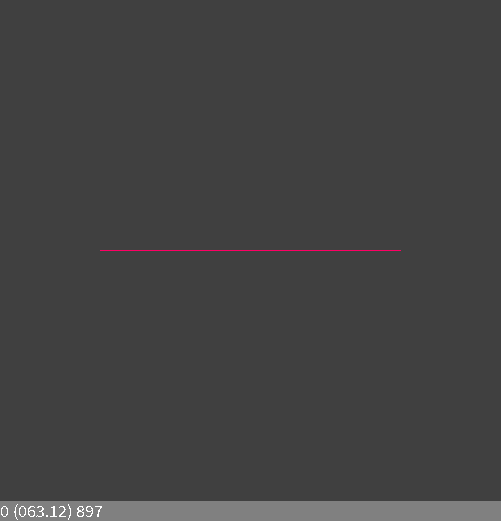
Frame 1 (no input)
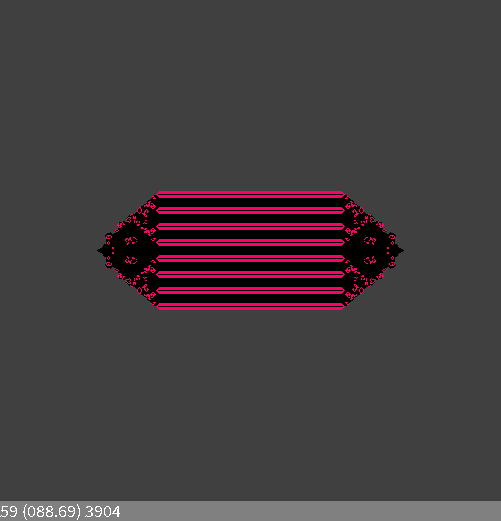
Frame 60 (the mouse pressed at the canvas centre just before this capture)
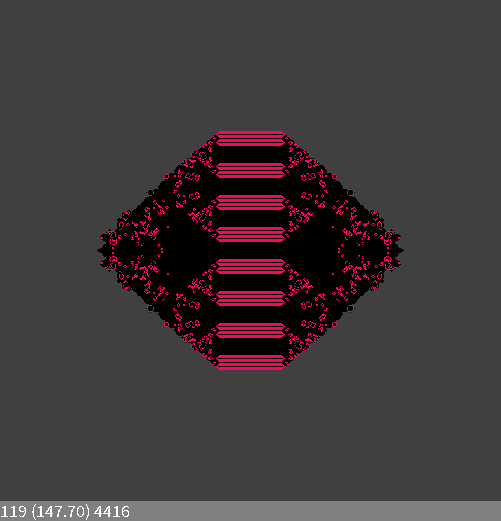
Frame 120 (the mouse held since frame 60 and released just before this capture)

The Processing sketch that drew these frames (run headless with seeded random() and noise(); from frame 60 on, the mouse is pressed at the canvas centre):

// Processing sketch: synchronic2DoflifeCpp
// ── synchronic2DoflifeCpp.pde
/// "Min-Opt-Max neighbors": Not too many neighbors, but not too few, but OPTIMAL!
/// TWO-dimensional, SYNCHRONOUS, vonNeuman/Moore, deterministic cellular automaton
//*//////////////////////////////////////////////////////////////////////////////////
// See 233 (Conways Game of Life) or 123 & 234 - much more "biological"

final int     WorldSide=501;  ///< How many cells do we want in one line?
final boolean sync=true;      ///< Synchronous or asynchronous update    !!!!!!!

final float   Dens=150.15;    ///< When >=1, simetric horizontal line is created
final int     MinN=2;         ///< Minimal number of neighbors required
final int     OptN=3;         ///< The number of neighbors needed to revive the cell
final int     MaxN=3;         ///< Maximal number of neighbors required
final boolean withM=true;     ///< With Moore neighbors

final boolean traceVA=true;   ///< virgin areas trace ON/OFF
int FR=999;                   ///< globally visible

int[][] WorldOld=new int[WorldSide][WorldSide]; ///< We need two arrays for the old  
int[][] WorldNew=new int[WorldSide][WorldSide]; ///< and new state of the simulation

void setup()
{
  size(501,521);    //square window
  background(64);
  noSmooth();
  frameRate( FR>0 ? FR : Dens );  

  initialisation();
}

int t=0; ///< steps counter as "time"

void draw()
{  
   if(sync)
   {
     visualisationSY(); //Visualisation for synchronous mode
     synchronicStep();
   } 
   else
   {
     visualisationAS(); //Visualisation for asynchronous mode
     stepMonteCarlo();
   }
   
   status(); //Status bar
   t++; //The next generation/step/year
}

void status() ///< globally visible
{
   fill(128);noStroke();
   rect(0,height-20,width,20);
   
   fill(255);textSize(18);textAlign(LEFT,BOTTOM);
   text(t+" ("+ nf(frameRate,3,2) +") "+liveCounter,0,height);
}

void initialisation() ///< globally visible
{
  if(Dens<1)
  {
   for(int i=0;i<WorldSide;i++) //Initialisation
    for(int j=0;j<WorldSide;j++)
    {
      if(!traceVA) 
          WorldNew[i][j]=-1; //Something different from any possible state
      
      if(random(1.0)<Dens)
        WorldOld[i][j]=1;
    }
  }
  else
  {  // Initialisation for testing an emergent properties of CA
     int off=-0;
     for(int j=1;j<Dens;j++)
     {
        WorldOld[off+WorldSide/2][off+WorldSide/2+j]=1;
        WorldOld[off+WorldSide/2][off+WorldSide/2-j]=1;
     }
     WorldOld[off+WorldSide/2][off+WorldSide/2]=1;
  }
}

void visualisationSY() ///< globally visible
{
  for(int i=0;i<WorldSide;i++)
   for(int j=0;j<WorldSide;j++)
    if( WorldOld[i][j] != WorldNew[i][j] ) //now WorldNew have step-1 content!!!
    {
      if(WorldOld[i][j]>0) 
        stroke(255,0,100);
      else           
        stroke(0);
      point(j,i); //the horizontal dimension of the array is the SECOND index
    }
}

void visualisationAS() ///< globally visible
{
  for(int i=0;i<WorldSide;i++)
   for(int j=0;j<WorldSide;j++)
    if(WorldNew[i][j] == -1 )
    {
      if(WorldOld[i][j]>0) 
        stroke(255,0,100);
      else         
        stroke(0);
      point(j,i); //the horizontal dimension of the array is the SECOND index
      WorldNew[i][j]=1; //READY
    }
}

int liveCounter=0;  ///< globally visible. The only statistics for the model so far.

void synchronicStep() ///< globally visible
{
  liveCounter=0; //Reset the only statistic
  for(int i=0;i<WorldSide;i++) //Now the cellular automaton state change
  {
       // RULE: Not too many neighbors, not too few, but optimal
       int right = (i+1) % WorldSide;          
       int left  = (WorldSide+i-1) % WorldSide;
       
       for(int j=0;j<WorldSide;j++) 
       {
         int dw=(j+1) % WorldSide;   
         int up=(WorldSide+j-1) % WorldSide;
         
         int lives = WorldOld[left][j]+WorldOld[right][j]+WorldOld[i][up]+WorldOld[i][dw]
                 + (withM ?
                    WorldOld[left][up]+WorldOld[right][up]+WorldOld[left][dw]+WorldOld[right][dw]    
                 : 0)
                 ;
                 
         if(WorldOld[i][j]==0)
           WorldNew[i][j]=(lives == OptN ? 1:0);
         else
           WorldNew[i][j]=(MinN <= lives && lives <=MaxN ? 1:0 ); //New state 
         
         if(WorldNew[i][j]>0) liveCounter++; //Calculating the only statistic
       }
   }
   
   // Swap the arrays
   int[][] WorldTmp=WorldOld;
   WorldOld=WorldNew;
   WorldNew=WorldTmp;
}

void stepMonteCarlo() ///< globally visible
{
  liveCounter=0; //Reset the only statistic
  for(int N=WorldSide*WorldSide,a=0;a<N;a++)
  {
       int i=int(random(WorldSide)),j=int(random(WorldSide)); //draw the agent's indexes
       
       //Rule: "Min-Best-Max neighbors"
       int right = (i+1) % WorldSide;      
       int left  = (WorldSide+i-1) % WorldSide;
       int dw=(j+1) % WorldSide;   
       int up=(WorldSide+j-1) % WorldSide;
       
       int lives =  WorldOld[left][j]+WorldOld[right][j]+WorldOld[i][up]+WorldOld[i][dw]        
                // corners:
                + (withM ?
                + WorldOld[left][up]+WorldOld[right][up]+WorldOld[left][dw]+WorldOld[right][dw]
                : 0 ); //sum of living neighbors = sum of states of neighbors (states 0 and 1 only)
       
       // Implementation of the rule  
       int State=WorldOld[i][j];
       if(State==0)
           WorldOld[i][j]=(lives == OptN ? 1:0);
       else
           WorldOld[i][j]=(MinN <= lives && lives <=MaxN ? 1:0 ); //New state 
         
       if(State!=WorldOld[i][j]) WorldNew[i][j]=-1; //Force painting changed points.
       
       if(WorldOld[i][j]>0) liveCounter++; //Calculating the only statistic
   }
}

/// @date 2023 (https://github.com/borkowsk/bookProcessingEN/tree/main/08_2D_cellular/_synchronic/)
